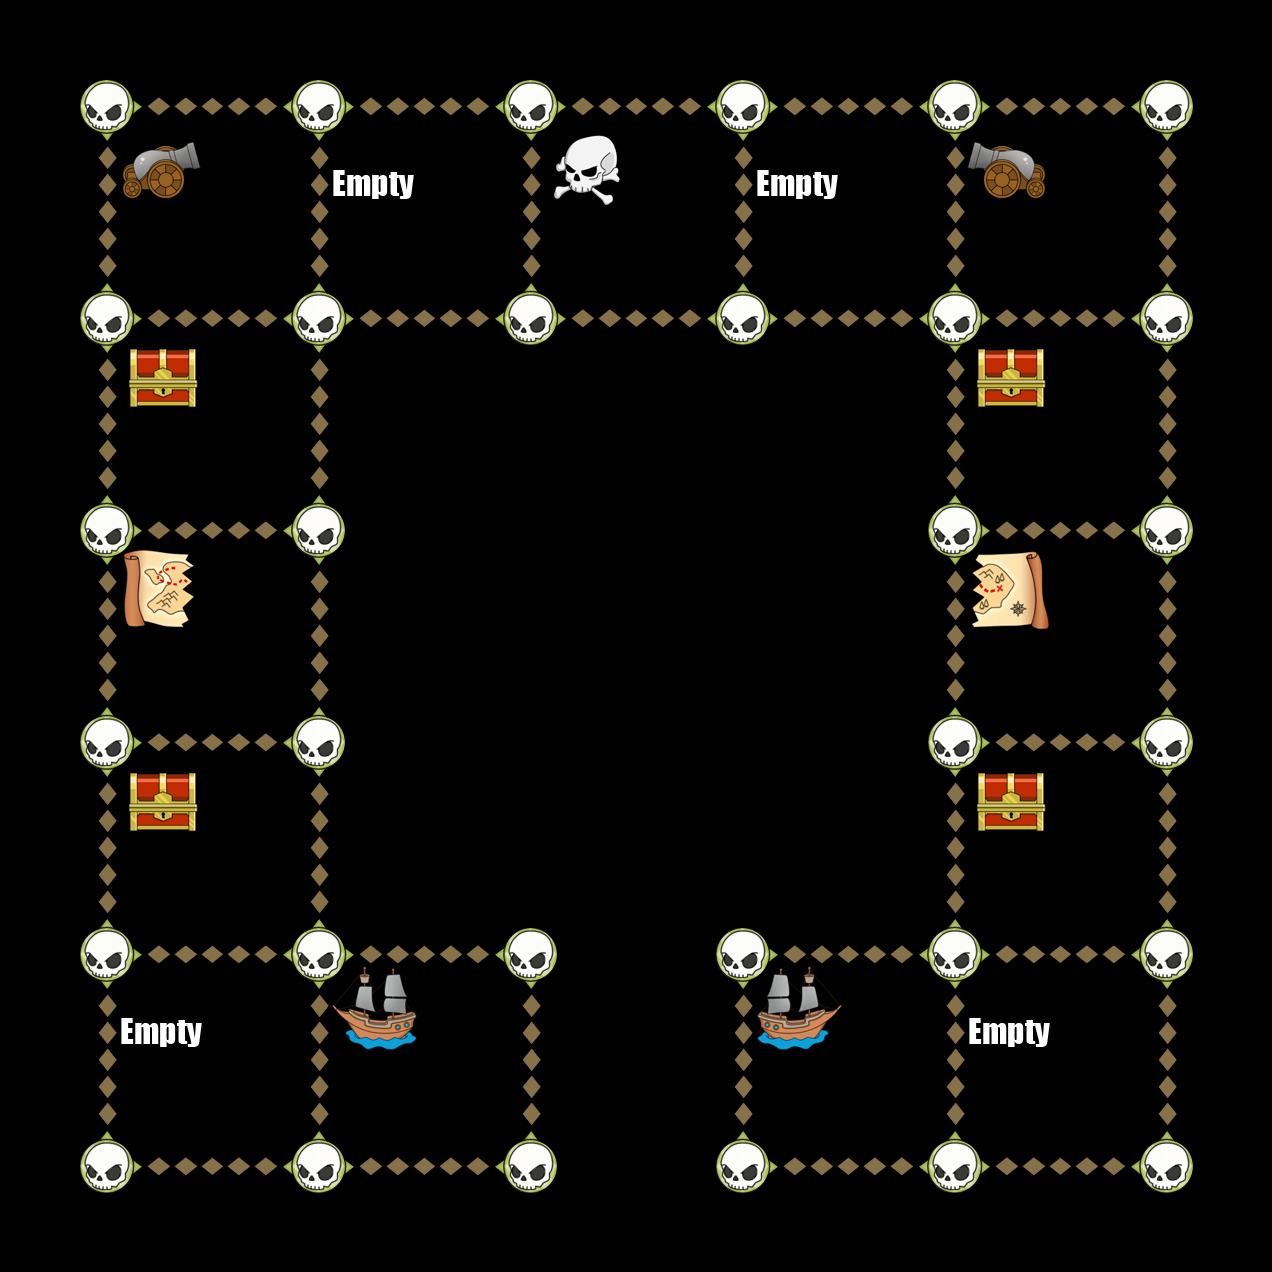

The image is a tile-based game level rendered from a .tmx file. Its description and source (layers, tilesets, objects; grid data summarised) follow:
An orthogonal 6x6 tile map with 212x212 px tiles, 6 tile layers (Down, Up, Left, Right, ...).

<map version="1.0" orientation="orthogonal" width="6" height="6" tilewidth="212" tileheight="212">
 <tileset firstgid="1" name="TileGraphic_Final-ipadhd" tilewidth="212" tileheight="212">
  <image source="TileGraphic_Final-ipadhd.png" width="636" height="1060" />
  <tile id="0">
   <properties>
    <property name="LineFilled" value="True" />
   </properties>
  </tile>
  <tile id="2">
   <properties>
    <property name="Item" value="TreasureBox" />
   </properties>
  </tile>
  <tile id="4">
   <properties>
    <property name="RowFilled" value="True" />
   </properties>
  </tile>
  <tile id="6">
   <properties>
    <property name="Item" value="CannonLeft" />
   </properties>
  </tile>
  <tile id="7">
   <properties>
    <property name="Item" value="ShipRight" />
   </properties>
  </tile>
  <tile id="8">
   <properties>
    <property name="Item" value="MapOne" />
   </properties>
  </tile>
  <tile id="9">
   <properties>
    <property name="Item" value="CannonRight" />
   </properties>
  </tile>
  <tile id="10">
   <properties>
    <property name="Item" value="ShipLeft" />
   </properties>
  </tile>
  <tile id="11">
   <properties>
    <property name="Item" value="MapTwo" />
   </properties>
  </tile>
  <tile id="12">
   <properties>
    <property name="Item" value="Empty" />
   </properties>
  </tile>
  <tile id="13">
   <properties>
    <property name="Item" value="Skull" />
   </properties>
  </tile>
  <tile id="14">
   <properties>
    <property name="Item" value="Fog" />
   </properties>
  </tile>
 </tileset>
 <layer name="Down" width="6" height="6">
  <data>[36 cells, 24 non-empty, 1 distinct tile ids]</data>
 </layer>
 <layer name="Up" width="6" height="6">
  <data>[36 cells, 24 non-empty, 1 distinct tile ids]</data>
 </layer>
 <layer name="Left" width="6" height="6">
  <data>[36 cells, 22 non-empty, 1 distinct tile ids]</data>
 </layer>
 <layer name="Right" width="6" height="6">
  <data>[36 cells, 22 non-empty, 1 distinct tile ids]</data>
 </layer>
 <layer name="Dots" width="6" height="6">
  <data>[36 cells, 32 non-empty, 1 distinct tile ids]</data>
 </layer>
 <layer name="Items" width="6" height="6">
  <data>[36 cells, 15 non-empty, 9 distinct tile ids]</data>
 </layer>
</map>
